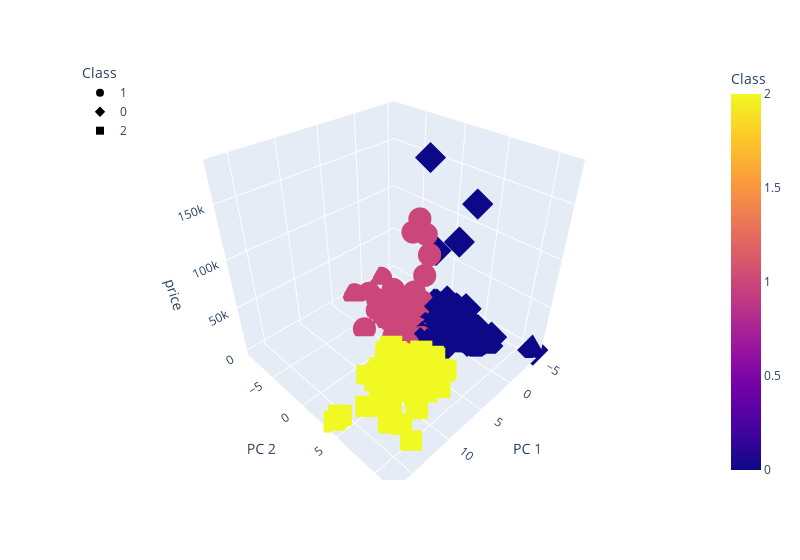

Notebook source saved alongside this figure:
### Code cell
# Creating a 3D-Scatter with the PCA data and the clusters
fig = px.scatter_3d(
    clustered_df,
    x="PC 1",
    y="PC 2",
    z="price",
    color="Class",
    symbol="Class",
    width=800,
    hover_name = "NFT_age_in_years",
    hover_data = ["title"]
)
fig.update_layout(legend=dict(x=0, y=1))
fig.show()

### Figure 1 — Plotly figure (JSON) as saved in the notebook; plotly's stock layout.template omitted (floating-point values rounded to 4 significant figures; data arrays with more than 128 entries replaced by an {"elided": "..."} marker saying what was removed)
{"data": [{"customdata": {"elided": "2862x1 str values"}, "hovertemplate": "<b>%{hovertext}</b><br><br>Class=%{marker.color}<br>PC 1=%{x}<br>PC 2=%{y}<br>price=%{z}<br>title=%{customdata[0]}<extra></extra>", "hovertext": {"elided": "2862 int values"}, "legendgroup": "1", "marker": {"color": {"elided": "2862 int values"}, "coloraxis": "coloraxis", "symbol": "circle"}, "mode": "markers", "name": "1", "scene": "scene", "showlegend": true, "type": "scatter3d", "x": {"elided": "2862 float values"}, "y": {"elided": "2862 float values"}, "z": {"elided": "2862 int values"}}, {"customdata": {"elided": "1169x1 str values"}, "hovertemplate": "<b>%{hovertext}</b><br><br>Class=%{marker.color}<br>PC 1=%{x}<br>PC 2=%{y}<br>price=%{z}<br>title=%{customdata[0]}<extra></extra>", "hovertext": {"elided": "1169 int values"}, "legendgroup": "0", "marker": {"color": {"elided": "1169 int values"}, "coloraxis": "coloraxis", "symbol": "diamond"}, "mode": "markers", "name": "0", "scene": "scene", "showlegend": true, "type": "scatter3d", "x": {"elided": "1169 float values"}, "y": {"elided": "1169 float values"}, "z": {"elided": "1169 int values"}}, {"customdata": {"elided": "142x1 str values"}, "hovertemplate": "<b>%{hovertext}</b><br><br>Class=%{marker.color}<br>PC 1=%{x}<br>PC 2=%{y}<br>price=%{z}<br>title=%{customdata[0]}<extra></extra>", "hovertext": {"elided": "142 int values"}, "legendgroup": "2", "marker": {"color": {"elided": "142 int values"}, "coloraxis": "coloraxis", "symbol": "square"}, "mode": "markers", "name": "2", "scene": "scene", "showlegend": true, "type": "scatter3d", "x": {"elided": "142 float values"}, "y": {"elided": "142 float values"}, "z": {"elided": "142 int values"}}], "layout": {"coloraxis": {"colorbar": {"title": {"text": "Class"}}, "colorscale": [[0, "#0d0887"], [0.1111, "#46039f"], [0.2222, "#7201a8"], [0.3333, "#9c179e"], [0.4444, "#bd3786"], [0.5556, "#d8576b"], [0.6667, "#ed7953"], [0.7778, "#fb9f3a"], [0.8889, "#fdca26"], [1, "#f0f921"]]}, "legend": {"title": {"text": "Class"}, "tracegroupgap": 0, "x": 0, "y": 1}, "margin": {"t": 60}, "scene": {"domain": {"x": [0, 1], "y": [0, 1]}, "xaxis": {"title": {"text": "PC 1"}}, "yaxis": {"title": {"text": "PC 2"}}, "zaxis": {"title": {"text": "price"}}}, "width": 800}}
